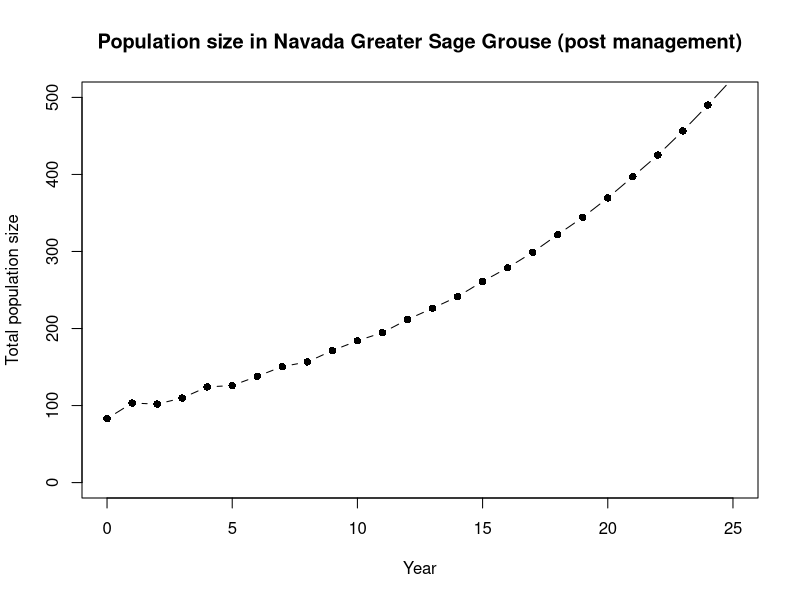
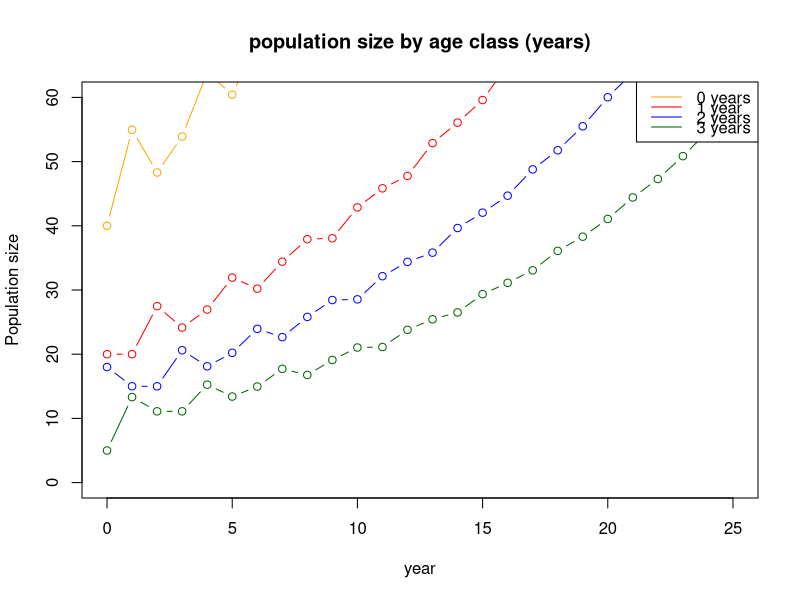
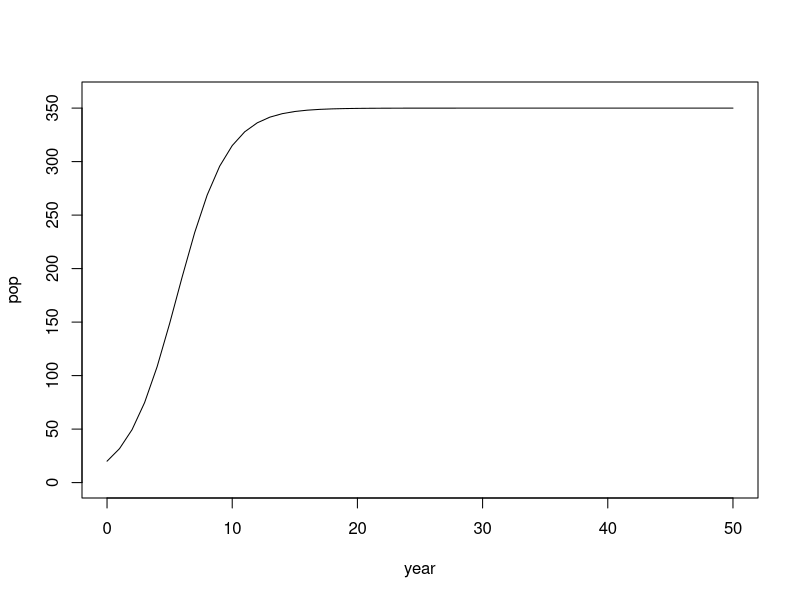
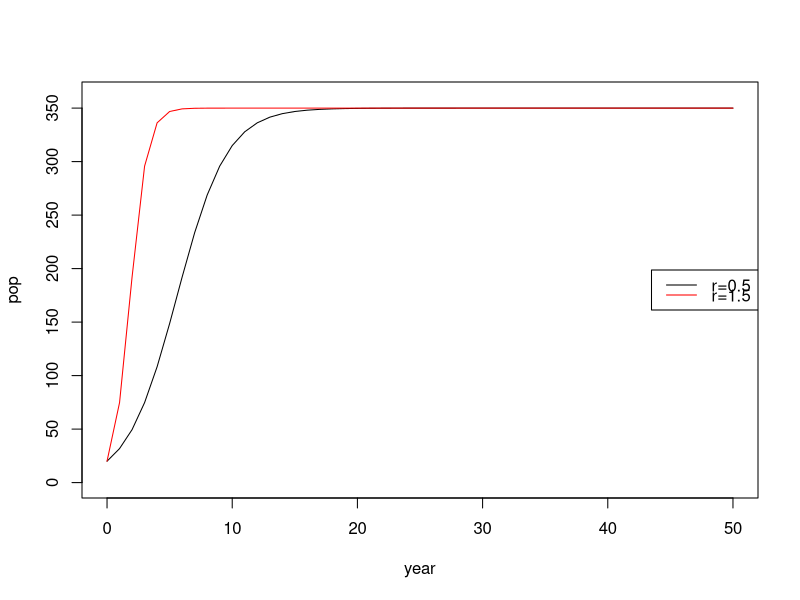
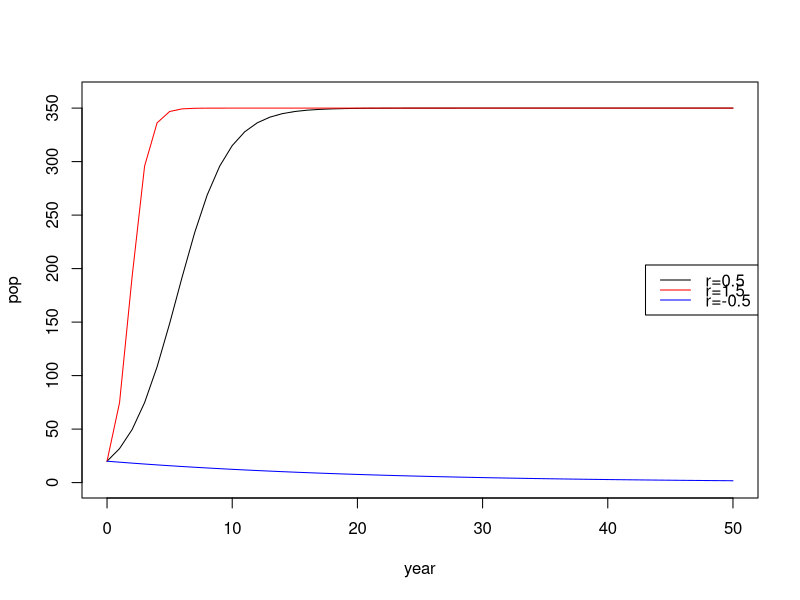
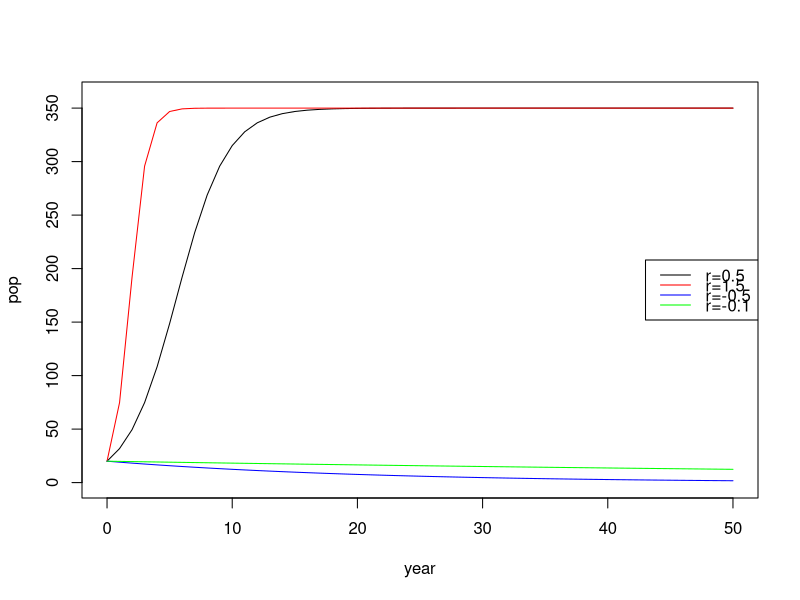
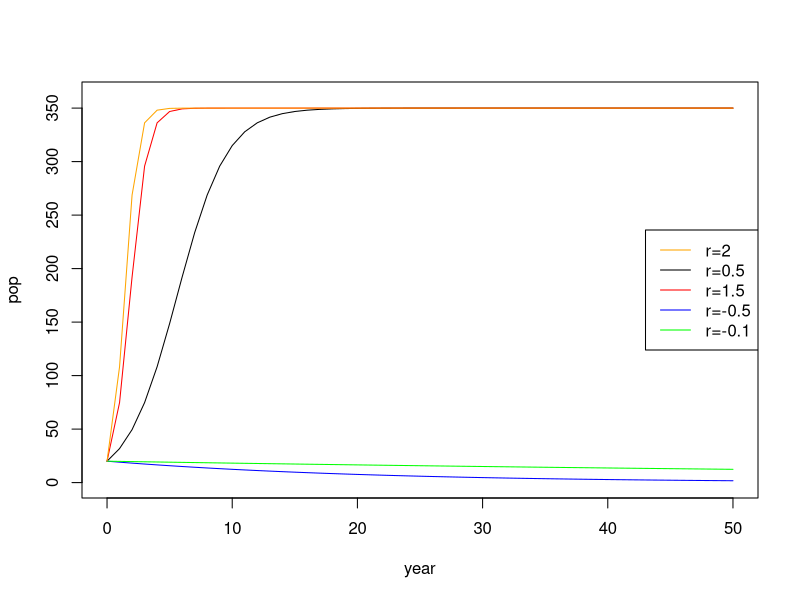
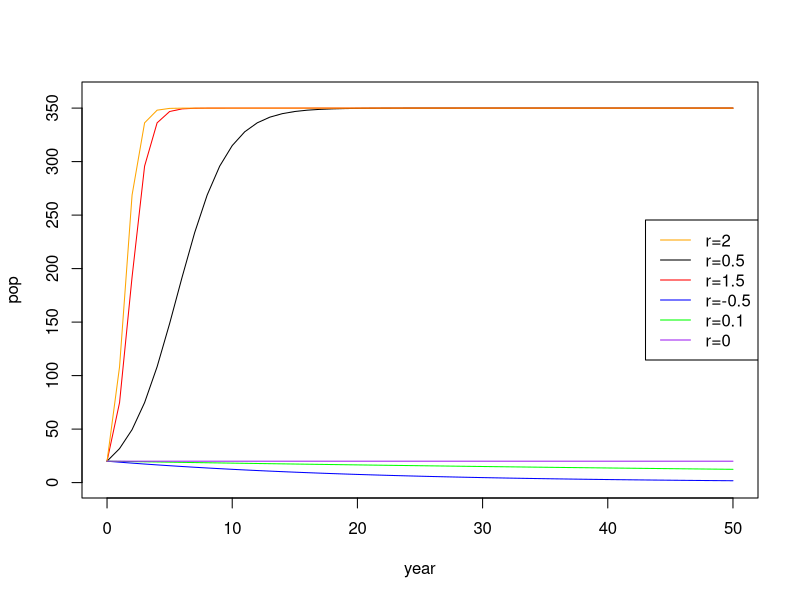

Write R code to recreate these figures, in order.
###### Class Activity 2: Population Ecology ######


###### Question 1: Life Tables #####

#Create the following life table in R
lifetable<-data.frame(survivorship=c(1, .454, .321, .226, 0),survivalrate=c(.50, .75, .74, 0, NA),fecundity=c(0, 0, 1, 3, NA))

lifetable


#Using the life table, predict population growth and age structure over time

#Initiate a dataframe with age class as rows, and time as columns
pop<-data.frame(matrix(NA,nrow=5,ncol=26))
names(pop)<-paste("t",0:25,sep="")
rownames(pop)<-paste("age",0:4,sep="")
pop

#Set age distribution at t=0
N0<-c(40,20,18,5,0)
pop[,1]<-N0
pop

#Do a for loop to calculate survival and reproduction over 25 years
for(i in 2:26){
  pop[2,i]<-pop[1,i-1]*lifetable$survivalrate[1]
  pop[3,i]<-pop[2,i-1]*lifetable$survivalrate[2]
  pop[4,i]<-pop[3,i-1]*lifetable$survivalrate[3]
  pop[5,i]<-pop[4,i-1]*lifetable$survivalrate[4]
  pop[1,i]<-pop[3,i]*lifetable$fecundity[3]+pop[4,i]*lifetable$fecundity[4]
}

pop


#Calculate total population size

totpop<-colSums(pop)
totpop


#Calculate lambda

lambda<-totpop[2:26]/totpop[1:25]
lambda


#Plot total population over time

plot(0:25,totpop,type="b",pch=16,ylim=c(0,500),xlab="Year",ylab="Total population size",main="Population size in Navada Greater Sage Grouse (post management)")


#Stable age distribution through time?

#Plot the abundances of the age classes separately
plot(0:25,pop[1,],type="b",col="orange",ylim=c(0,60),xlab="year", ylab="Population size", main="population size by age class (years)")
points(0:25,pop[2,],type="b",col="red")
points(0:25,pop[3,],type="b",col="blue")
points(0:25,pop[4,],type="b",col="darkgreen")
legend("topright",c("0 years","1 year","2 years","3 years"),col=c("orange","red","blue","darkgreen"),lty=1,y.intersp=.5)

#Calculate relative abundance
totpop5<-rbind(totpop,totpop,totpop,totpop,totpop)
relabun<-pop/totpop5
relabun




###### Question 2: Logistic growth #####

#Explicit form of logistic growth equation:  N(t) = K/(1 + (K-N0)/N0*exp(-r*t))

N0<-20
r<-0.5
K<-350

year<-0:50
pop<-K/(1+(K-N0)/N0*exp(-r*year))
pop
plot(year,pop,ylim=c(0,360),type="l")


#Try new values for r
r<-1.5
pop2<-K/(1+(K-N0)/N0*exp(-r*year))
pop2

plot(year,pop,ylim=c(0,360),type="l")
points(year,pop2,col="red",type="l")
legend("right",c("r=0.5","r=1.5"),col=c("black","red"),lty=1,y.intersp=.5)


r<--.05
pop3<-K/(1+(K-N0)/N0*exp(-r*year))

plot(year,pop,ylim=c(0,360),type="l")
points(year,pop2,col="red",type="l")
points(year,pop3,col="blue",type="l")
legend("right",c("r=0.5","r=1.5","r=-0.5"),col=c("black","red","blue"),lty=1,y.intersp=.5)

r<--.01
pop4<-K/(1+(K-N0)/N0*exp(-r*year))

plot(year,pop,ylim=c(0,360),type="l")
points(year,pop2,col="red",type="l")
points(year,pop3,col="blue",type="l")
points(year,pop4,col="green",type="l")
legend("right",c("r=0.5","r=1.5","r=-0.5", "r=-0.1"),col=c("black","red","blue","green"),lty=1,y.intersp=.5)

r<-2
pop5<-K/(1+(K-N0)/N0*exp(-r*year))

plot(year,pop,ylim=c(0,360),type="l")
points(year,pop2,col="red",type="l")
points(year,pop3,col="blue",type="l")
points(year,pop4,col="green",type="l")
points(year,pop5,col="orange",type="l")
legend("right",c("r=2","r=0.5","r=1.5","r=-0.5", "r=-0.1"),col=c("orange","black","red","blue","green"),lty=1,y.intersp=1)

r<-0
pop6<-K/(1+(K-N0)/N0*exp(-r*year))

plot(year,pop,ylim=c(0,360),type="l")
points(year,pop2,col="red",type="l")
points(year,pop3,col="blue",type="l")
points(year,pop4,col="green",type="l")
points(year,pop5,col="orange",type="l")
points(year,pop6,col="purple",type="l")
legend("right",c("r=2","r=0.5","r=1.5","r=-0.5", "r=0.1","r=0"),col=c("orange","black","red","blue","green","purple"),lty=1,y.intersp=1)

r<--1
pop7<-K/(1+(K-N0)/N0*exp(-r*year))

plot(year,pop,ylim=c(0,360),type="l")
points(year,pop2,col="red",type="l")
points(year,pop3,col="blue",type="l")
points(year,pop4,col="green",type="l")
points(year,pop5,col="orange",type="l")
points(year,pop6,col="purple",type="l")
points(year,pop7,col="yellow",type="l")
legend("right",c("r=2","r=1.5","r=0.5","r=0","r=-0.1","r=-0.5","r=-1"),col=c("orange","red","black","purple","green","blue","yellow"),lty=1,y.intersp=1)


#change initial population size to be greater than K (re-write!)
N0<-700
r<-0.5
K<-350

year<-0:50
pop<-K/(1+(K-N0)/N0*exp(-r*year))
pop
plot(year,pop,ylim=c(0,700),type="l",main='Logistic model of population growth: N0>K (N0=700)')
